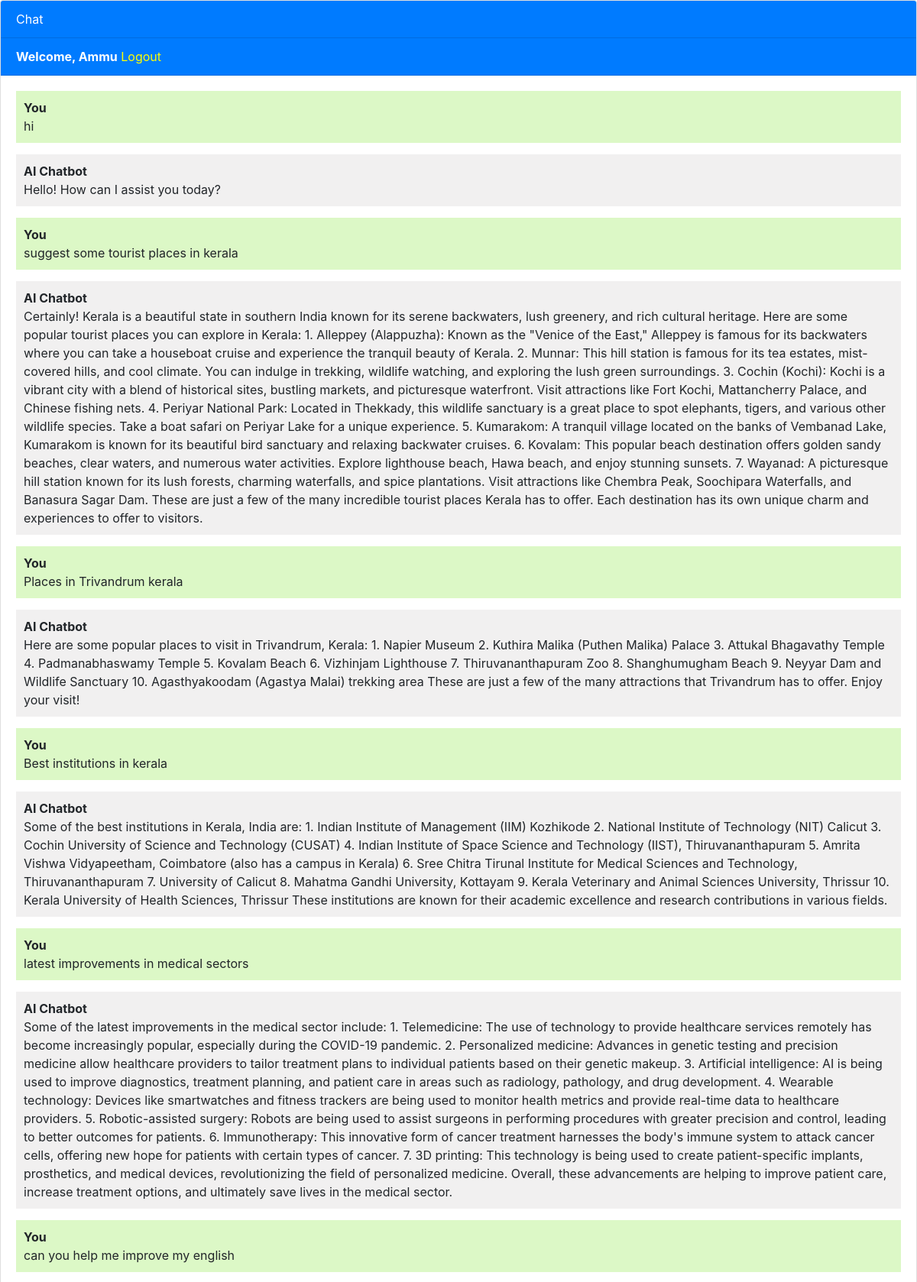
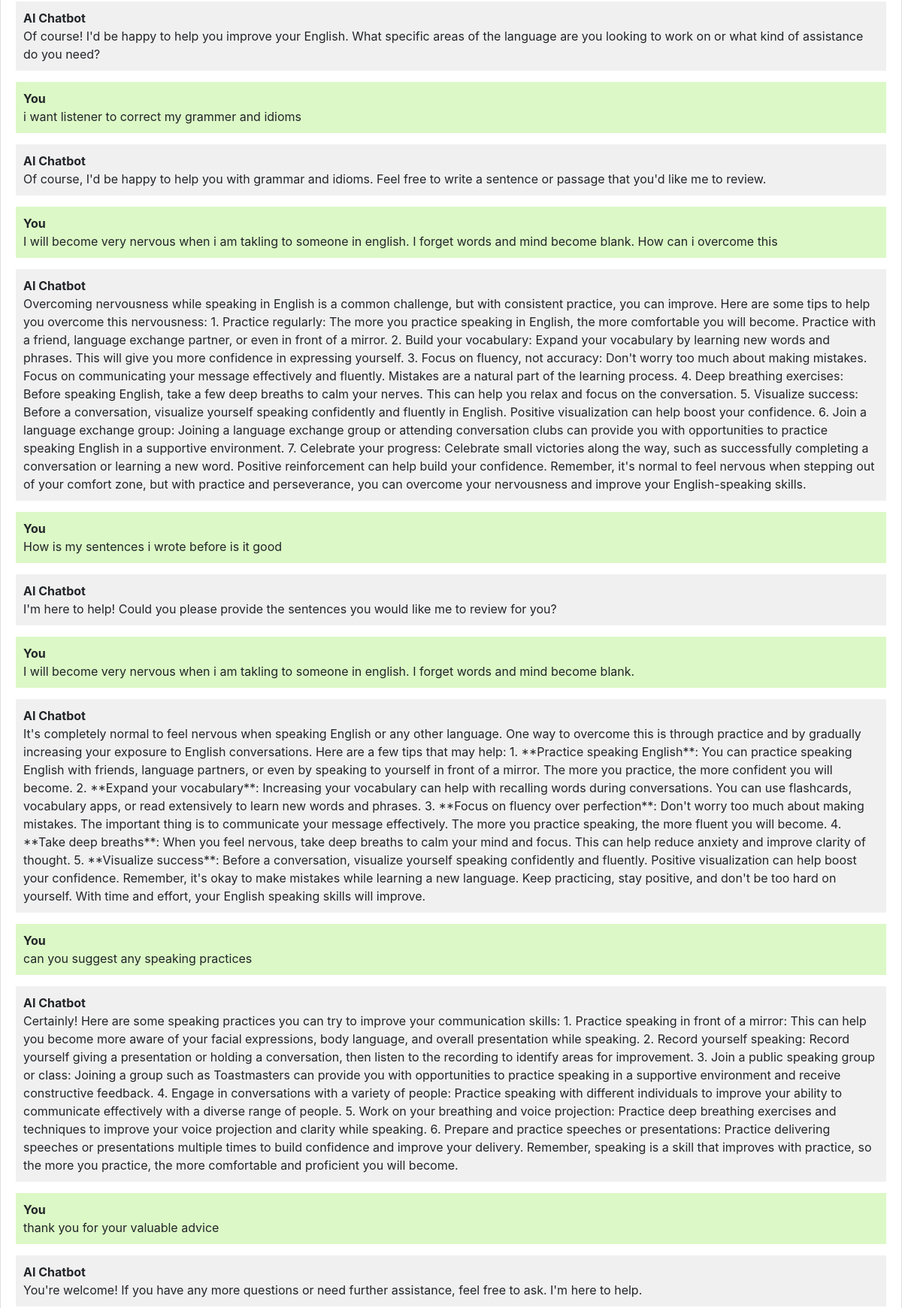
The app's page / (signed in, upper part) with its own data (2 pictures, top to bottom).
### botapi/models.py (models this page shows, shortened)
class Chat(models.Model):
    user = models.ForeignKey(User, on_delete=models.CASCADE)
    message = models.TextField()
    response = models.TextField()
    created_at = models.DateTimeField(auto_now_add=True)

### botapi/views.py (the view)
# urls.py: path('', views.chatbot, name='chatbot'),
def chatbot(request):
    chats = []
    if request.user.is_authenticated:
        chats = Chat.objects.filter(user=request.user)
    if request.method == 'POST':
        message = request.POST.get('message')
        response = ask_openai(message)
        chat = Chat(user=request.user, message=message, response=response, created_at=timezone.now())
        chat.save()
        return JsonResponse({'message': message, 'response': response})
    return render(request, 'chatbot.html', {'chats': chats})

### templates/chatbot.html (shortened to what this page needs)
{% extends 'base.html' %}
{% block content %}
<div class="chat-container">
  <div class="card flex-grow-1">
    <div class="card-header bg-primary text-white">Chat</div>
    {% if user.is_authenticated %}
    <div class="card-header bg-primary text-white"><b>Welcome, {{user.username}}</b>   <a style="color: yellow;" href="logout">Logout</a></div>
    {% else %}
    <div class="card-header bg-primary text-white"><a style="color: yellow" href="login">Login</a>   <a style="color: yellow;" href="register">Register</a></div>
    {% endif %}
    <div class="card-body messages-box">
      <ul class="list-unstyled messages-list">
        {% for chat in chats %}
          {% if chat.user == request.user %}
            <li class="message sent">
          <div class="message-text">
            <div class="message-sender">
              <b>You</b>
            </div>
            <div class="message-content">
              {{chat.message}}
            </div>
          </div>
        </li>
        <li class="message received">
          <div class="message-text">
            <div class="message-sender">
              <b>AI Chatbot</b>
            </div>
            <div class="message-content">
              {{chat.response}}
            </div>
          </div>
        </li>
          {% endif %}
        {% endfor %}
      </ul>
    </div>
    <br><br>
    <br><br>
    <br><br>
  </div>
</div>
{% endblock %}

### templates/base.html (shortened to what this page needs)
<html lang="en">
  <head>
    <link rel="stylesheet" href="https://stackpath.bootstrapcdn.com/bootstrap/4.3.1/css/bootstrap.min.css">
  </head>
  <body>
    {% block content %}{% endblock %}
  </body>
</html>

### templates/chatbot.html (style rules this page uses)
body, html { height: 100%; }
.messages-box { flex: 1; overflow-y: auto; }
.messages-list { padding-left: 0; }
.message { margin-bottom: 15px; list-style: none; }
.message-text { padding: 10px; border-radius: 5px; }
.sent { background-color: #dcf8c6; align-self: flex-end; }
.received { background-color: #f1f0f0; align-self: flex-start; }
.chat-container { height: 100%; display: flex; flex-direction: column; }

### records on screen
Chat: message "hi", response "Hello! How can I assist you today?"
Chat: message "suggest some tourist places in kerala", response "Certainly! Kerala is a beautiful state in southern India known for its serene backwaters, lush greenery, and rich cultural heritage. Here are some popular tourist places you can explore in Kerala: 1. Alleppey (Alappuzha): Known as the \"Venice of the East,\" Alleppey is famous for its backwaters where you can take a houseboat cruise and experience the tranquil beauty of Kerala. 2. Munnar: This hill station is famous for its tea estates, mist-covered hills, and cool climate. You can indulge in trekking, wildlife watching, and exploring the lush green surroundings. 3. Cochin (Kochi): Kochi is a vibrant city with a blend of historical sites, bustling markets, and picturesque waterfront. Visit…"
Chat: message "Places in Trivandrum kerala", response "Here are some popular places to visit in Trivandrum, Kerala: 1. Napier Museum 2. Kuthira Malika (Puthen Malika) Palace 3. Attukal Bhagavathy Temple 4. Padmanabhaswamy Temple 5. Kovalam Beach 6. Vizhinjam Lighthouse 7. Thiruvananthapuram Zoo 8. Shanghumugham Beach 9. Neyyar Dam and Wildlife Sanctuary 10. Agasthyakoodam (Agastya Malai) trekking area These are just a few of the many attractions that Trivandrum has to offer. Enjoy your visit!"
Chat: message "Best institutions in kerala", response "Some of the best institutions in Kerala, India are: 1. Indian Institute of Management (IIM) Kozhikode 2. National Institute of Technology (NIT) Calicut 3. Cochin University of Science and Technology (CUSAT) 4. Indian Institute of Space Science and Technology (IIST), Thiruvananthapuram 5. Amrita Vishwa Vidyapeetham, Coimbatore (also has a campus in Kerala) 6. Sree Chitra Tirunal Institute for Medical Sciences and Technology, Thiruvananthapuram 7. University of Calicut 8. Mahatma Gandhi University, Kottayam 9. Kerala Veterinary and Animal Sciences University, Thrissur 10. Kerala University of Health Sciences, Thrissur These institutions are known for their academic excellence and research…"
Chat: message "latest improvements in medical sectors", response "Some of the latest improvements in the medical sector include: 1. Telemedicine: The use of technology to provide healthcare services remotely has become increasingly popular, especially during the COVID-19 pandemic. 2. Personalized medicine: Advances in genetic testing and precision medicine allow healthcare providers to tailor treatment plans to individual patients based on their genetic makeup. 3. Artificial intelligence: AI is being used to improve diagnostics, treatment planning, and patient care in areas such as radiology, pathology, and drug development. 4. Wearable technology: Devices like smartwatches and fitness trackers are being used to monitor health metrics and provide…"
Chat: message "can you help me improve my english", response "Of course! I'd be happy to help you improve your English. What specific areas of the language are you looking to work on or what kind of assistance do you need?"
Chat: message "i want listener to correct my grammer and idioms", response "Of course, I'd be happy to help you with grammar and idioms. Feel free to write a sentence or passage that you'd like me to review."
Chat: message "I will become very nervous when i am takling to someone in english. I forget words and mind become blank. How can i overcome this", response "Overcoming nervousness while speaking in English is a common challenge, but with consistent practice, you can improve. Here are some tips to help you overcome this nervousness: 1. Practice regularly: The more you practice speaking in English, the more comfortable you will become. Practice with a friend, language exchange partner, or even in front of a mirror. 2. Build your vocabulary: Expand your vocabulary by learning new words and phrases. This will give you more confidence in expressing yourself. 3. Focus on fluency, not accuracy: Don't worry too much about making mistakes. Focus on communicating your message effectively and fluently. Mistakes are a natural part of the learning process.…"
Chat: message "How is my sentences i wrote before is it good", response "I'm here to help! Could you please provide the sentences you would like me to review for you?"
Chat: message "I will become very nervous when i am takling to someone in english. I forget words and mind become blank.", response "It's completely normal to feel nervous when speaking English or any other language. One way to overcome this is through practice and by gradually increasing your exposure to English conversations. Here are a few tips that may help: 1. **Practice speaking English**: You can practice speaking English with friends, language partners, or even by speaking to yourself in front of a mirror. The more you practice, the more confident you will become. 2. **Expand your vocabulary**: Increasing your vocabulary can help with recalling words during conversations. You can use flashcards, vocabulary apps, or read extensively to learn new words and phrases. 3. **Focus on fluency over perfection**: Don't…"
Chat: message "can you suggest any speaking practices", response "Certainly! Here are some speaking practices you can try to improve your communication skills: 1. Practice speaking in front of a mirror: This can help you become more aware of your facial expressions, body language, and overall presentation while speaking. 2. Record yourself speaking: Record yourself giving a presentation or holding a conversation, then listen to the recording to identify areas for improvement. 3. Join a public speaking group or class: Joining a group such as Toastmasters can provide you with opportunities to practice speaking in a supportive environment and receive constructive feedback. 4. Engage in conversations with a variety of people: Practice speaking with different…"
Chat: message "thank you for your valuable advice", response "You're welcome! If you have any more questions or need further assistance, feel free to ask. I'm here to help."

### other values on screen
{{ user.username }} "Ammu"
